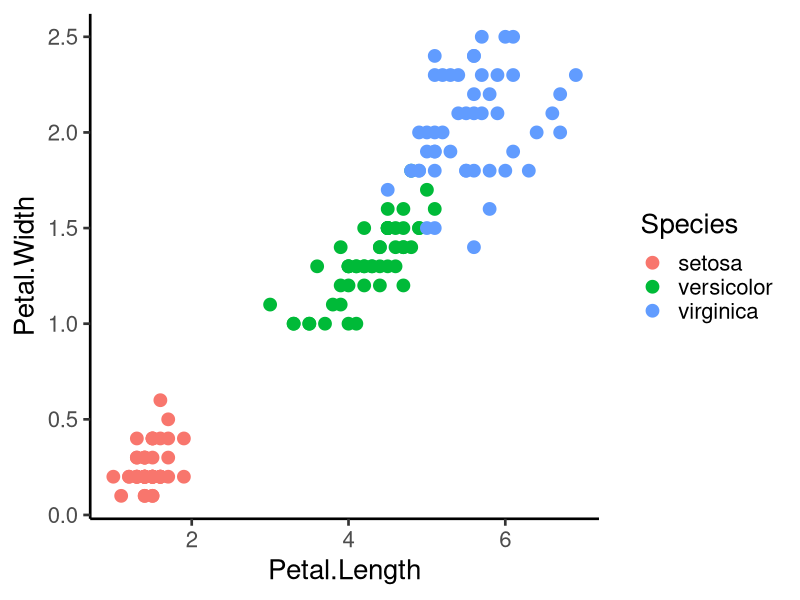
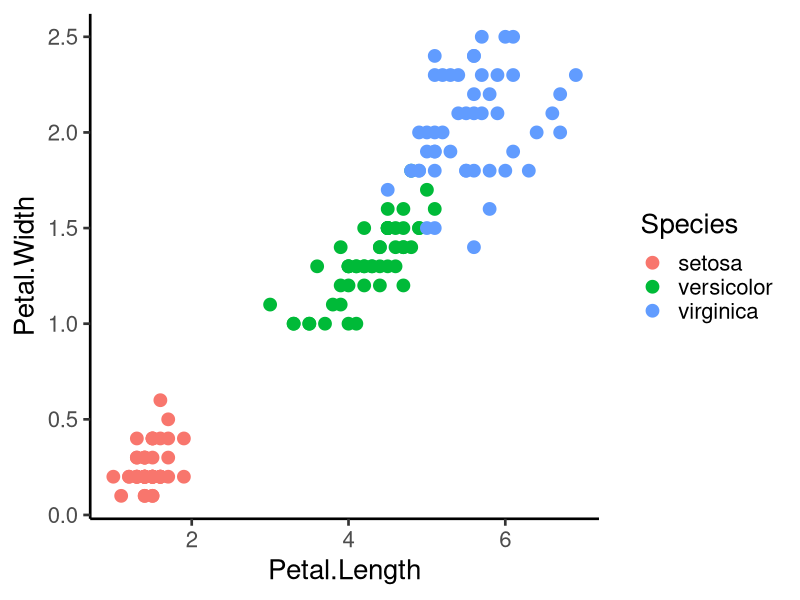
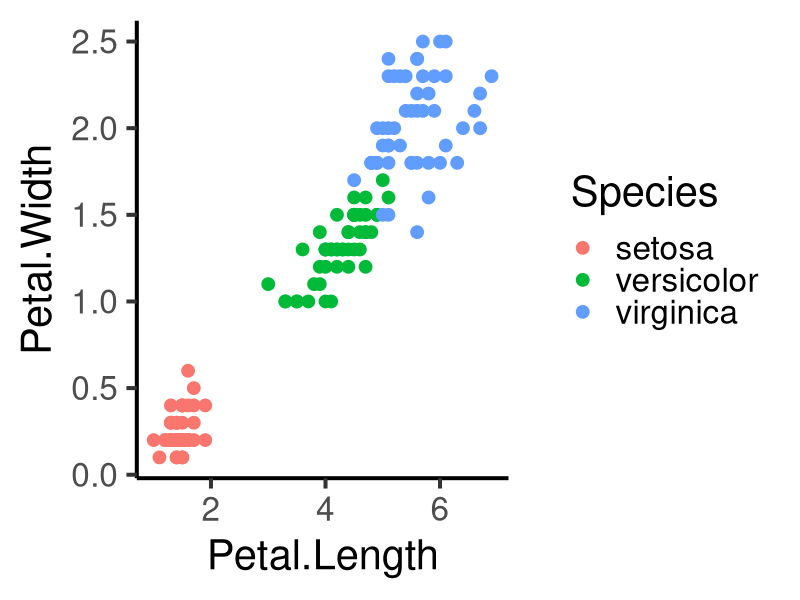

These figures' R source, in order:
## ---- chunk 1
library(tidyverse)
## ---- chunk 2
library(ggplot2)
p1 = iris |> ggplot() +
  aes(x = Petal.Length, y = Petal.Width, colour = Species) + 
  geom_point(size = 4) + theme_classic(base_size = 20)
p1
## ---- chunk 3
#| echo: false
p1
## ---- chunk 4
#| output-location: column
#| fig-height: 8
p1 = iris |> ggplot() +
  aes(x = Petal.Length, 
      y = Petal.Width, 
      colour = Species) + 
  geom_point(size = 4) + 
  theme_classic(base_size = 30)
p1
## ---- chunk 5
1 + 1
